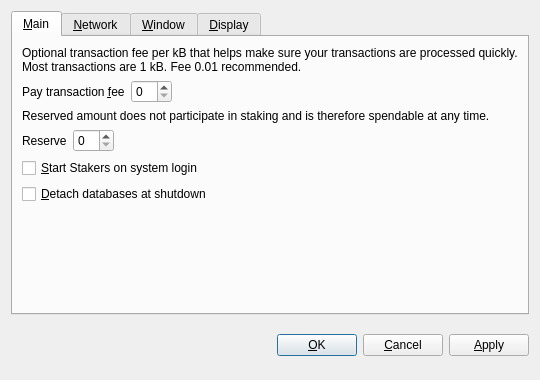
<?xml version="1.0" encoding="UTF-8"?>
<ui version="4.0">
 <class>OptionsDialog</class>
 <widget class="QDialog" name="OptionsDialog">
  <property name="geometry">
   <rect>
    <x>0</x>
    <y>0</y>
    <width>540</width>
    <height>380</height>
   </rect>
  </property>
  <property name="windowTitle">
   <string>Options</string>
  </property>
  <property name="modal">
   <bool>true</bool>
  </property>
  <layout class="QVBoxLayout" name="verticalLayout">
   <item>
    <widget class="QTabWidget" name="tabWidget">
     <property name="tabPosition">
      <enum>QTabWidget::North</enum>
     </property>
     <property name="currentIndex">
      <number>0</number>
     </property>
     <widget class="QWidget" name="tabMain">
      <attribute name="title">
       <string>&amp;Main</string>
      </attribute>
      <layout class="QVBoxLayout" name="verticalLayout_Main">
       <item>
        <widget class="QLabel" name="transactionFeeInfoLabel">
         <property name="text">
          <string>Optional transaction fee per kB that helps make sure your transactions are processed quickly. Most transactions are 1 kB. Fee 0.01 recommended.</string>
         </property>
         <property name="textFormat">
          <enum>Qt::PlainText</enum>
         </property>
         <property name="wordWrap">
          <bool>true</bool>
         </property>
        </widget>
       </item>
       <item>
        <layout class="QHBoxLayout" name="horizontalLayoutFee">
         <item>
          <widget class="QLabel" name="transactionFeeLabel">
           <property name="text">
            <string>Pay transaction &amp;fee</string>
           </property>
           <property name="textFormat">
            <enum>Qt::PlainText</enum>
           </property>
           <property name="buddy">
            <cstring>transactionFee</cstring>
           </property>
          </widget>
         </item>
         <item>
          <widget class="BitcoinAmountField" name="transactionFee"/>
         </item>
         <item>
          <spacer name="horizontalSpacerFee">
           <property name="orientation">
            <enum>Qt::Horizontal</enum>
           </property>
           <property name="sizeHint" stdset="0">
            <size>
             <width>40</width>
             <height>20</height>
            </size>
           </property>
          </spacer>
         </item>
        </layout>
       </item>
       <item>
        <widget class="QLabel" name="reserveBalanceInfoLabel">
         <property name="text">
          <string>Reserved amount does not participate in staking and is therefore spendable at any time.</string>
         </property>
         <property name="textFormat">
          <enum>Qt::PlainText</enum>
         </property>
         <property name="wordWrap">
          <bool>true</bool>
         </property>
        </widget>
       </item>
       <item>
        <layout class="QHBoxLayout" name="horizontalLayoutReserveBalance">
         <item>
          <widget class="QLabel" name="reserveBalanceLabel">
           <property name="text">
            <string>Reserve</string>
           </property>
           <property name="textFormat">
            <enum>Qt::PlainText</enum>
           </property>
           <property name="buddy">
            <cstring>reserveBalance</cstring>
           </property>
          </widget>
         </item>
         <item>
          <widget class="BitcoinAmountField" name="reserveBalance"/>
         </item>
         <item>
          <spacer name="horizontalSpacerReserveBalance">
           <property name="orientation">
            <enum>Qt::Horizontal</enum>
           </property>
           <property name="sizeHint" stdset="0">
            <size>
             <width>40</width>
             <height>20</height>
            </size>
           </property>
          </spacer>
         </item>
        </layout>
       </item>
       <item>
        <widget class="QCheckBox" name="bitcoinAtStartup">
         <property name="toolTip">
          <string>Automatically start Stakers after logging in to the system.</string>
         </property>
         <property name="text">
          <string>&amp;Start Stakers on system login</string>
         </property>
        </widget>
       </item>
       <item>
        <widget class="QCheckBox" name="detachDatabases">
         <property name="toolTip">
          <string>Detach block and address databases at shutdown. This means they can be moved to another data directory, but it slows down shutdown. The wallet is always detached.</string>
         </property>
         <property name="text">
          <string>&amp;Detach databases at shutdown</string>
         </property>
        </widget>
       </item>
       <item>
        <spacer name="verticalSpacer_Main">
         <property name="orientation">
          <enum>Qt::Vertical</enum>
         </property>
         <property name="sizeHint" stdset="0">
          <size>
           <width>20</width>
           <height>40</height>
          </size>
         </property>
        </spacer>
       </item>
      </layout>
     </widget>
     <widget class="QWidget" name="tabNetwork">
      <attribute name="title">
       <string>&amp;Network</string>
      </attribute>
      <layout class="QVBoxLayout" name="verticalLayout_Network">
       <item>
        <widget class="QCheckBox" name="mapPortUpnp">
         <property name="toolTip">
          <string>Automatically open the Stakers client port on the router. This only works when your router supports UPnP and it is enabled.</string>
         </property>
         <property name="text">
          <string>Map port using &amp;UPnP</string>
         </property>
        </widget>
       </item>
       <item>
        <widget class="QCheckBox" name="connectSocks">
         <property name="toolTip">
          <string>Connect to the Stakers network through a SOCKS proxy (e.g. when connecting through Tor).</string>
         </property>
         <property name="text">
          <string>&amp;Connect through SOCKS proxy:</string>
         </property>
        </widget>
       </item>
       <item>
        <layout class="QHBoxLayout" name="horizontalLayout_Network">
         <item>
          <widget class="QLabel" name="proxyIpLabel">
           <property name="text">
            <string>Proxy &amp;IP:</string>
           </property>
           <property name="textFormat">
            <enum>Qt::PlainText</enum>
           </property>
           <property name="buddy">
            <cstring>proxyIp</cstring>
           </property>
          </widget>
         </item>
         <item>
          <widget class="QValidatedLineEdit" name="proxyIp">
           <property name="maximumSize">
            <size>
             <width>140</width>
             <height>16777215</height>
            </size>
           </property>
           <property name="toolTip">
            <string>IP address of the proxy (e.g. 127.0.0.1)</string>
           </property>
          </widget>
         </item>
         <item>
          <widget class="QLabel" name="proxyPortLabel">
           <property name="text">
            <string>&amp;Port:</string>
           </property>
           <property name="textFormat">
            <enum>Qt::PlainText</enum>
           </property>
           <property name="buddy">
            <cstring>proxyPort</cstring>
           </property>
          </widget>
         </item>
         <item>
          <widget class="QLineEdit" name="proxyPort">
           <property name="maximumSize">
            <size>
             <width>55</width>
             <height>16777215</height>
            </size>
           </property>
           <property name="toolTip">
            <string>Port of the proxy (e.g. 9050)</string>
           </property>
          </widget>
         </item>
         <item>
          <widget class="QLabel" name="socksVersionLabel">
           <property name="text">
            <string>SOCKS &amp;Version:</string>
           </property>
           <property name="textFormat">
            <enum>Qt::PlainText</enum>
           </property>
           <property name="buddy">
            <cstring>socksVersion</cstring>
           </property>
          </widget>
         </item>
         <item>
          <widget class="QValueComboBox" name="socksVersion">
           <property name="toolTip">
            <string>SOCKS version of the proxy (e.g. 5)</string>
           </property>
          </widget>
         </item>
         <item>
          <spacer name="horizontalSpacer_Network">
           <property name="orientation">
            <enum>Qt::Horizontal</enum>
           </property>
           <property name="sizeHint" stdset="0">
            <size>
             <width>40</width>
             <height>20</height>
            </size>
           </property>
          </spacer>
         </item>
        </layout>
       </item>
       <item>
        <spacer name="verticalSpacer_Network">
         <property name="orientation">
          <enum>Qt::Vertical</enum>
         </property>
         <property name="sizeHint" stdset="0">
          <size>
           <width>20</width>
           <height>40</height>
          </size>
         </property>
        </spacer>
       </item>
      </layout>
     </widget>
     <widget class="QWidget" name="tabWindow">
      <attribute name="title">
       <string>&amp;Window</string>
      </attribute>
      <layout class="QVBoxLayout" name="verticalLayout_Window">
       <item>
        <widget class="QCheckBox" name="minimizeToTray">
         <property name="toolTip">
          <string>Show only a tray icon after minimizing the window.</string>
         </property>
         <property name="text">
          <string>&amp;Minimize to the tray instead of the taskbar</string>
         </property>
        </widget>
       </item>
       <item>
        <widget class="QCheckBox" name="minimizeOnClose">
         <property name="toolTip">
          <string>Minimize instead of exit the application when the window is closed. When this option is enabled, the application will be closed only after selecting Quit in the menu.</string>
         </property>
         <property name="text">
          <string>M&amp;inimize on close</string>
         </property>
        </widget>
       </item>
       <item>
        <spacer name="verticalSpacer_Window">
         <property name="orientation">
          <enum>Qt::Vertical</enum>
         </property>
         <property name="sizeHint" stdset="0">
          <size>
           <width>20</width>
           <height>40</height>
          </size>
         </property>
        </spacer>
       </item>
      </layout>
     </widget>
     <widget class="QWidget" name="tabDisplay">
      <attribute name="title">
       <string>&amp;Display</string>
      </attribute>
      <layout class="QVBoxLayout" name="verticalLayout_Display">
       <item>
        <layout class="QHBoxLayout" name="horizontalLayout_1_Display">
         <item>
          <widget class="QLabel" name="langLabel">
           <property name="text">
            <string>User Interface &amp;language:</string>
           </property>
           <property name="textFormat">
            <enum>Qt::PlainText</enum>
           </property>
           <property name="buddy">
            <cstring>lang</cstring>
           </property>
          </widget>
         </item>
         <item>
          <widget class="QValueComboBox" name="lang">
           <property name="toolTip">
            <string>The user interface language can be set here. This setting will take effect after restarting Stakers.</string>
           </property>
          </widget>
         </item>
        </layout>
       </item>
       <item>
        <layout class="QHBoxLayout" name="horizontalLayout_2_Display">
         <item>
          <widget class="QLabel" name="unitLabel">
           <property name="text">
            <string>&amp;Unit to show amounts in:</string>
           </property>
           <property name="textFormat">
            <enum>Qt::PlainText</enum>
           </property>
           <property name="buddy">
            <cstring>unit</cstring>
           </property>
          </widget>
         </item>
         <item>
          <widget class="QValueComboBox" name="unit">
           <property name="toolTip">
            <string>Choose the default subdivision unit to show in the interface and when sending coins.</string>
           </property>
          </widget>
         </item>
        </layout>
       </item>
       <item>
        <widget class="QCheckBox" name="displayAddresses">
         <property name="toolTip">
          <string>Whether to show Stakers addresses in the transaction list or not.</string>
         </property>
         <property name="text">
          <string>&amp;Display addresses in transaction list</string>
         </property>
        </widget>
       </item>
       <item>
        <widget class="QCheckBox" name="coinControlFeatures">
         <property name="toolTip">
          <string>Whether to show coin control features or not.</string>
         </property>
         <property name="text">
          <string>Display coin &amp;control features (experts only!)</string>
         </property>
        </widget>
       </item>
       <item>
        <spacer name="verticalSpacer_Display">
         <property name="orientation">
          <enum>Qt::Vertical</enum>
         </property>
         <property name="sizeHint" stdset="0">
          <size>
           <width>20</width>
           <height>40</height>
          </size>
         </property>
        </spacer>
       </item>
      </layout>
     </widget>
    </widget>
   </item>
   <item>
    <layout class="QHBoxLayout" name="horizontalLayout_Buttons">
     <item>
      <spacer name="horizontalSpacer_1">
       <property name="orientation">
        <enum>Qt::Horizontal</enum>
       </property>
       <property name="sizeHint" stdset="0">
        <size>
         <width>40</width>
         <height>48</height>
        </size>
       </property>
      </spacer>
     </item>
     <item>
      <widget class="QLabel" name="statusLabel">
       <property name="font">
        <font>
         <weight>75</weight>
         <bold>true</bold>
        </font>
       </property>
       <property name="text">
        <string/>
       </property>
       <property name="textFormat">
        <enum>Qt::PlainText</enum>
       </property>
       <property name="wordWrap">
        <bool>true</bool>
       </property>
      </widget>
     </item>
     <item>
      <spacer name="horizontalSpacer_2">
       <property name="orientation">
        <enum>Qt::Horizontal</enum>
       </property>
       <property name="sizeHint" stdset="0">
        <size>
         <width>40</width>
         <height>48</height>
        </size>
       </property>
      </spacer>
     </item>
     <item>
      <widget class="QPushButton" name="okButton">
       <property name="text">
        <string>&amp;OK</string>
       </property>
      </widget>
     </item>
     <item>
      <widget class="QPushButton" name="cancelButton">
       <property name="text">
        <string>&amp;Cancel</string>
       </property>
       <property name="autoDefault">
        <bool>false</bool>
       </property>
      </widget>
     </item>
     <item>
      <widget class="QPushButton" name="applyButton">
       <property name="text">
        <string>&amp;Apply</string>
       </property>
       <property name="autoDefault">
        <bool>false</bool>
       </property>
      </widget>
     </item>
    </layout>
   </item>
  </layout>
 </widget>
 <customwidgets>
  <customwidget>
   <class>BitcoinAmountField</class>
   <extends>QSpinBox</extends>
   <header>bitcoinamountfield.h</header>
  </customwidget>
  <customwidget>
   <class>QValueComboBox</class>
   <extends>QComboBox</extends>
   <header>qvaluecombobox.h</header>
  </customwidget>
  <customwidget>
   <class>QValidatedLineEdit</class>
   <extends>QLineEdit</extends>
   <header>qvalidatedlineedit.h</header>
  </customwidget>
 </customwidgets>
 <resources/>
 <connections/>
</ui>
